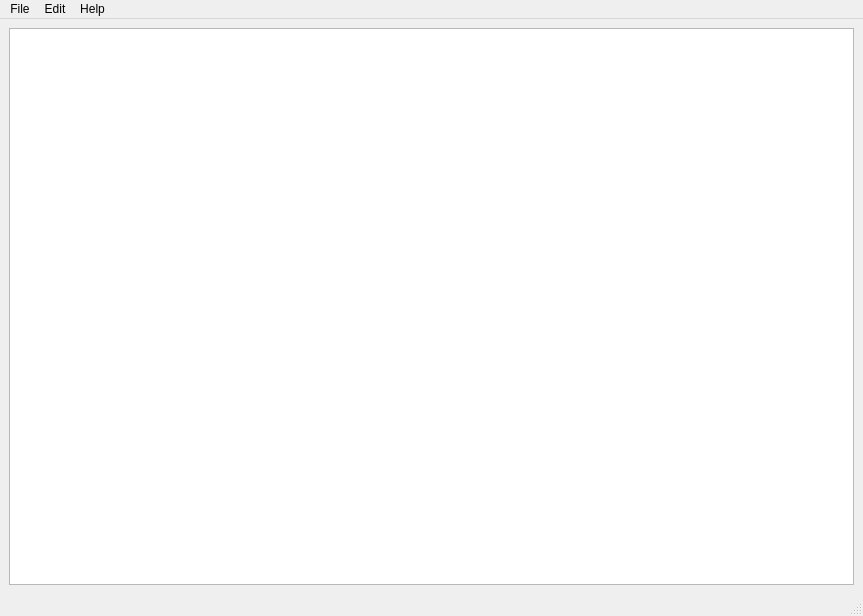
<?xml version="1.0" encoding="UTF-8"?>
<ui version="4.0">
 <class>MainWindow</class>
 <widget class="QMainWindow" name="MainWindow">
  <property name="geometry">
   <rect>
    <x>0</x>
    <y>0</y>
    <width>863</width>
    <height>616</height>
   </rect>
  </property>
  <property name="windowTitle">
   <string>MainWindow</string>
  </property>
  <widget class="QWidget" name="centralwidget">
   <layout class="QGridLayout" name="gridLayout">
    <item row="0" column="0">
     <widget class="QPlainTextEdit" name="mainArea"/>
    </item>
   </layout>
  </widget>
  <widget class="QMenuBar" name="menubar">
   <property name="geometry">
    <rect>
     <x>0</x>
     <y>0</y>
     <width>863</width>
     <height>24</height>
    </rect>
   </property>
   <widget class="QMenu" name="menuFile">
    <property name="title">
     <string>File</string>
    </property>
    <addaction name="actionOpen"/>
    <addaction name="actionSave"/>
    <addaction name="separator"/>
    <addaction name="actionClose"/>
   </widget>
   <widget class="QMenu" name="menuEdit">
    <property name="title">
     <string>Edit</string>
    </property>
    <addaction name="actionCopy"/>
    <addaction name="actionPaste"/>
    <addaction name="actionCut"/>
   </widget>
   <widget class="QMenu" name="menuHelp">
    <property name="title">
     <string>Help</string>
    </property>
    <addaction name="actionAbout"/>
   </widget>
   <addaction name="menuFile"/>
   <addaction name="menuEdit"/>
   <addaction name="menuHelp"/>
  </widget>
  <widget class="QStatusBar" name="statusbar"/>
  <action name="actionOpen">
   <property name="text">
    <string>Open</string>
   </property>
  </action>
  <action name="actionSave">
   <property name="text">
    <string>Save</string>
   </property>
  </action>
  <action name="actionClose">
   <property name="text">
    <string>Close</string>
   </property>
  </action>
  <action name="actionCopy">
   <property name="text">
    <string>Copy</string>
   </property>
  </action>
  <action name="actionPaste">
   <property name="text">
    <string>Paste</string>
   </property>
  </action>
  <action name="actionAbout">
   <property name="text">
    <string>About</string>
   </property>
  </action>
  <action name="actionCut">
   <property name="text">
    <string>Cut</string>
   </property>
  </action>
 </widget>
 <resources/>
 <connections/>
</ui>
